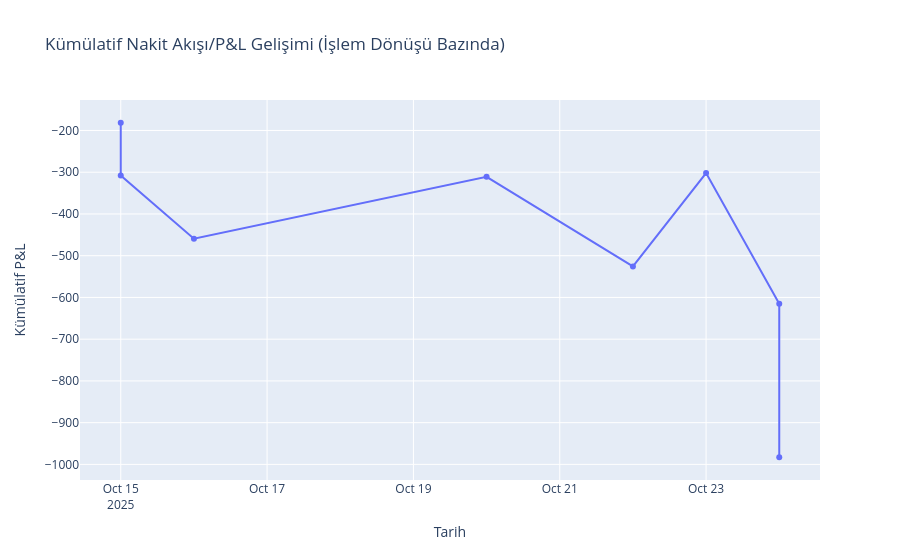
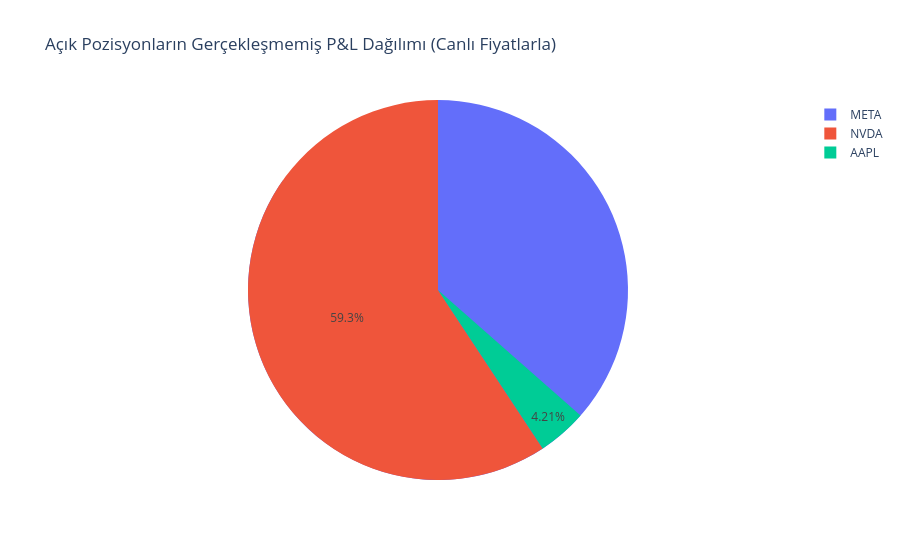

The notebook cell saved with these charts, in order:
### Code cell
import pandas as pd
import plotly.express as px
import yfinance as yf
from IPython.display import display

# --- 1. Veriyi Oluşturma ve Ön İşleme ---
data = {
    'Sembol': ['NVDA', 'BRK.B', 'AAPL', 'AAPL', 'STX', 'STX', 'META', 'VOO'],
    'Tarih': ['15.10.2025', '15.10.2025', '16.10.2025', '20.10.2025', '22.10.2025', '23.10.2025', '24.10.2025', '24.10.2025'],
    'Alınan Miktar ($)': [180.00, 125.00, 150.00, 150.00, 213.13, 225.03, 311.29, 366.48], 
    'İşlem Ücreti': [1.5, 1.5, 1.5, 1.5, 1.5, 1.5, 1.5, 1.5],
    'O anki fiyat': [179.57, 492.89, 247.39, 258.62, 213.13, 225.03, 622.57, 732.95],
    
    # İşlem tipleri İngilizce (BUY/SELL) olarak düzeltildi
    'İşlem': ['BUY', 'BUY', 'BUY', 'SELL', 'BUY', 'SELL', 'BUY', 'BUY'],
    'İşlem Dönüşü ($)': [-181.5, -126.5, -151.5, 148.5, -214.63, 223.53, -312.79, -367.98]
}

df = pd.DataFrame(data)
df['Tarih'] = pd.to_datetime(df['Tarih'], format='%d.%m.%Y')

# HİSSE ADEDİ HESAPLAMASI (Canlı P&L için zorunlu)
# Adet = Tutar / Fiyat (Basit Pozisyon Büyüklüğü)
df['Adet'] = (df['Alınan Miktar ($)'] / df['O anki fiyat']).round(3)

# P&L için sadece İşlem Dönüşü sütununu kullanıyoruz
df['Nakış Akışı'] = df['İşlem Dönüşü ($)']

# --- 2. Portföy Durumunu Belirleme (Açık Pozisyonlar) ---

# Net hisse adedini hesapla (Çözüm A için zorunlu)
net_pozisyonlar = df.groupby(['Sembol', 'İşlem']).agg({'Adet': 'sum'}).unstack(fill_value=0)
net_pozisyonlar.columns = net_pozisyonlar.columns.droplevel(0)
net_pozisyonlar['Net Adet'] = net_pozisyonlar['BUY'] - net_pozisyonlar['SELL']
net_pozisyonlar = net_pozisyonlar[net_pozisyonlar['Net Adet'] != 0].reset_index()

open_positions = net_pozisyonlar[net_pozisyonlar['Net Adet'] > 0]
open_symbols = open_positions['Sembol'].tolist()

# --- 3. YFINANCE ile Canlı Fiyat Çekme ---
print(f"Canlı fiyatı çekilecek açık pozisyonlar: {open_symbols}")

try:
    ticker_data = yf.download(open_symbols, period='1d', interval='1m', progress=False)

    current_prices = {}
    if len(open_symbols) == 1:
        current_prices[open_symbols[0]] = ticker_data['Close'].iloc[-1]
    else:
        current_prices = ticker_data['Close'].iloc[-1].to_dict()

except Exception as e:
    print(f"yfinance ile fiyat çekme hatası: {e}. Canlı fiyatlar 0.0 olarak ayarlandı.")
    current_prices = {sym: 0.0 for sym in open_symbols}


# --- 4. Gerçekleşmemiş P&L Hesaplama ---

open_df = open_positions.copy()
open_df['Canlı_Fiyat'] = open_df['Sembol'].map(current_prices)

# Ortalama Alış Fiyatını Hesapla (Sembolün ilk 'BUY' fiyatını baz alıyoruz)
average_buy_prices = df[df['İşlem'] == 'BUY'].drop_duplicates(subset='Sembol', keep='first').set_index('Sembol')['O anki fiyat']
open_df['Ort_Alış_Fiyat'] = open_df['Sembol'].map(average_buy_prices)

open_df['Gerçekleşmemiş_P&L'] = (open_df['Canlı_Fiyat'] - open_df['Ort_Alış_Fiyat']) * open_df['Net Adet']
open_df['Piyasa_Değeri'] = open_df['Canlı_Fiyat'] * open_df['Net Adet']

# Temel Metrikler
kapanmis_semboller = df[~df['Sembol'].isin(open_symbols)]['Sembol'].unique()
toplam_gerçekleşmiş_pl = df[df['Sembol'].isin(kapanmis_semboller)]['Nakış Akışı'].sum()
toplam_gerçekleşmemiş_pl = open_df['Gerçekleşmemiş_P&L'].sum()
toplam_portföy_değeri = open_df['Piyasa_Değeri'].sum()


# --- 5. Görselleştirme ve Konsol Çıktısı ---

print("\n" + "="*80)
print("             NASDAQ İŞLEM VE PORTFÖY DURUMU ANALİZİ (GÜNCELLENMİŞ)")
print("="*80)

# --- A) Portföy Özeti (Konsol) ---
print("\n--- 1. PORTFÖY ÖZETİ ---")
print(f"Toplam Gerçekleşmiş Kâr/Zarar ({', '.join(kapanmis_semboller)}): ${toplam_gerçekleşmiş_pl:.2f}")
print(f"Toplam Gerçekleşmemiş Kâr/Zarar (Canlı):  ${toplam_gerçekleşmemiş_pl:.2f}")
print(f"Açık Pozisyonların Toplam Piyasa Değeri:  ${toplam_portföy_değeri:.2f}")

print("\n--- 2. AÇIK POZİSYON DETAYI (CANLI) ---")
display(open_df[['Sembol', 'Net Adet', 'Ort_Alış_Fiyat', 'Canlı_Fiyat', 'Gerçekleşmemiş_P&L', 'Piyasa_Değeri']])

# --- B) Görselleştirme ---

# Kümülatif P&L (İşlem Dönüşü sütununa göre)
df_cum_pl = df.sort_values('Tarih').copy()
df_cum_pl['Kümülatif P&L'] = df_cum_pl['Nakış Akışı'].cumsum()

fig_cum_pl = px.line(
    df_cum_pl, 
    x='Tarih', 
    y='Kümülatif P&L', 
    title='Kümülatif Nakit Akışı/P&L Gelişimi (İşlem Dönüşü Bazında)',
    markers=True
)
fig_cum_pl.show()

# Açık Pozisyonların P&L Dağılımı (Canlı Fiyatlarla hesaplandı)
fig_unrealized = px.pie(
    open_df, 
    values='Gerçekleşmemiş_P&L', 
    names='Sembol', 
    title='Açık Pozisyonların Gerçekleşmemiş P&L Dağılımı (Canlı Fiyatlarla)'
)
fig_unrealized.show()

### Figure 1 — Plotly figure (JSON) as saved in the notebook; plotly's stock layout.template omitted (floating-point values rounded to 4 significant figures)
{"data": [{"hovertemplate": "Tarih=%{x}<br>Kümülatif P&L=%{y}<extra></extra>", "legendgroup": "", "line": {"color": "#636efa", "dash": "solid"}, "marker": {"symbol": "circle"}, "mode": "lines+markers", "name": "", "orientation": "v", "showlegend": false, "type": "scatter", "x": ["2025-10-15T00:00:00.000000000", "2025-10-15T00:00:00.000000000", "2025-10-16T00:00:00.000000000", "2025-10-20T00:00:00.000000000", "2025-10-22T00:00:00.000000000", "2025-10-23T00:00:00.000000000", "2025-10-24T00:00:00.000000000", "2025-10-24T00:00:00.000000000"], "xaxis": "x", "y": [-181.5, -308.0, -459.5, -311.0, -525.6, -302.1, -614.9, -982.9], "yaxis": "y"}], "layout": {"legend": {"tracegroupgap": 0}, "title": {"text": "Kümülatif Nakit Akışı/P&L Gelişimi (İşlem Dönüşü Bazında)"}, "xaxis": {"anchor": "y", "domain": [0, 1], "title": {"text": "Tarih"}}, "yaxis": {"anchor": "x", "domain": [0, 1], "title": {"text": "Kümülatif P&L"}}}}

### Figure 2 — Plotly figure (JSON) as saved in the notebook; plotly's stock layout.template omitted (floating-point values rounded to 4 significant figures)
{"data": [{"domain": {"x": [0, 1], "y": [0, 1]}, "hovertemplate": "Sembol=%{label}<br>Gerçekleşmemiş_P&L=%{value}<extra></extra>", "labels": ["AAPL", "BRK.B", "META", "NVDA", "VOO"], "legendgroup": "", "name": "", "showlegend": true, "type": "pie", "values": [0.4207, NaN, 58.41, 5.922, -54.77]}], "layout": {"legend": {"tracegroupgap": 0}, "title": {"text": "Açık Pozisyonların Gerçekleşmemiş P&L Dağılımı (Canlı Fiyatlarla)"}}}
